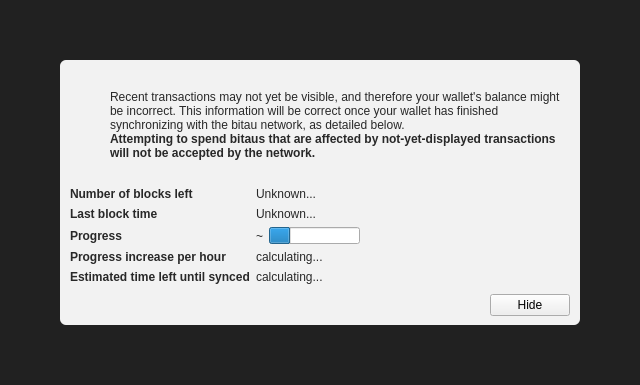
<?xml version="1.0" encoding="UTF-8"?>
<ui version="4.0">
 <class>ModalOverlay</class>
 <widget class="ModalOverlay" name="ModalOverlay">
  <property name="geometry">
   <rect>
    <x>0</x>
    <y>0</y>
    <width>640</width>
    <height>385</height>
   </rect>
  </property>
  <property name="windowTitle">
   <string>Form</string>
  </property>
  <layout class="QVBoxLayout" name="verticalLayout" stretch="0">
   <property name="sizeConstraint">
    <enum>QLayout::SetDefaultConstraint</enum>
   </property>
   <property name="leftMargin">
    <number>0</number>
   </property>
   <property name="topMargin">
    <number>0</number>
   </property>
   <property name="rightMargin">
    <number>0</number>
   </property>
   <property name="bottomMargin">
    <number>0</number>
   </property>
   <item>
    <widget class="QWidget" name="bgWidget" native="true">
     <property name="styleSheet">
      <string notr="true">#bgWidget { background: rgba(0,0,0,220); }</string>
     </property>
     <layout class="QVBoxLayout" name="verticalLayoutMain" stretch="1">
      <property name="leftMargin">
       <number>60</number>
      </property>
      <property name="topMargin">
       <number>60</number>
      </property>
      <property name="rightMargin">
       <number>60</number>
      </property>
      <property name="bottomMargin">
       <number>60</number>
      </property>
      <item>
       <widget class="QWidget" name="contentWidget" native="true">
        <property name="styleSheet">
         <string notr="true">#contentWidget { background: rgba(255,255,255,240); border-radius: 6px; }

QLabel { color: rgb(40,40,40);  }</string>
        </property>
        <layout class="QVBoxLayout" name="verticalLayoutSub" stretch="1,0,0,0">
         <property name="spacing">
          <number>0</number>
         </property>
         <property name="leftMargin">
          <number>10</number>
         </property>
         <property name="topMargin">
          <number>10</number>
         </property>
         <property name="rightMargin">
          <number>10</number>
         </property>
         <property name="bottomMargin">
          <number>10</number>
         </property>
         <item>
          <layout class="QHBoxLayout" name="horizontalLayoutIconText" stretch="0,1">
           <property name="topMargin">
            <number>20</number>
           </property>
           <item>
            <layout class="QVBoxLayout" name="verticalLayoutIcon">
             <property name="leftMargin">
              <number>0</number>
             </property>
             <item>
              <widget class="QPushButton" name="warningIcon">
               <property name="enabled">
                <bool>false</bool>
               </property>
               <property name="text">
                <string/>
               </property>
               <property name="icon">
                <iconset>
                 <normaloff>:/icons/warning</normaloff>
                 <disabledoff>:/icons/warning</disabledoff>:/icons/warning</iconset>
               </property>
               <property name="iconSize">
                <size>
                 <width>48</width>
                 <height>48</height>
                </size>
               </property>
               <property name="flat">
                <bool>true</bool>
               </property>
              </widget>
             </item>
             <item>
              <spacer name="verticalSpacerWarningIcon">
               <property name="orientation">
                <enum>Qt::Vertical</enum>
               </property>
               <property name="sizeHint" stdset="0">
                <size>
                 <width>20</width>
                 <height>40</height>
                </size>
               </property>
              </spacer>
             </item>
            </layout>
           </item>
           <item>
            <layout class="QVBoxLayout" name="verticalLayoutInfoText">
             <property name="leftMargin">
              <number>0</number>
             </property>
             <property name="topMargin">
              <number>0</number>
             </property>
             <item>
              <widget class="QLabel" name="infoText">
               <property name="text">
                <string>Recent transactions may not yet be visible, and therefore your wallet's balance might be incorrect. This information will be correct once your wallet has finished synchronizing with the bitau network, as detailed below.</string>
               </property>
               <property name="textFormat">
                <enum>Qt::RichText</enum>
               </property>
               <property name="wordWrap">
                <bool>true</bool>
               </property>
              </widget>
             </item>
             <item>
              <widget class="QLabel" name="infoTextStrong">
               <property name="font">
                <font>
                 <weight>75</weight>
                 <bold>true</bold>
                </font>
               </property>
               <property name="text">
                <string>Attempting to spend bitaus that are affected by not-yet-displayed transactions will not be accepted by the network.</string>
               </property>
               <property name="textFormat">
                <enum>Qt::RichText</enum>
               </property>
               <property name="wordWrap">
                <bool>true</bool>
               </property>
              </widget>
             </item>
             <item>
              <spacer name="verticalSpacerInTextSpace">
               <property name="orientation">
                <enum>Qt::Vertical</enum>
               </property>
               <property name="sizeHint" stdset="0">
                <size>
                 <width>20</width>
                 <height>40</height>
                </size>
               </property>
              </spacer>
             </item>
            </layout>
           </item>
          </layout>
         </item>
         <item>
          <spacer name="verticalSpacerAfterText">
           <property name="orientation">
            <enum>Qt::Vertical</enum>
           </property>
           <property name="sizeHint" stdset="0">
            <size>
             <width>20</width>
             <height>40</height>
            </size>
           </property>
          </spacer>
         </item>
         <item>
          <layout class="QFormLayout" name="formLayout">
           <property name="fieldGrowthPolicy">
            <enum>QFormLayout::FieldsStayAtSizeHint</enum>
           </property>
           <property name="horizontalSpacing">
            <number>6</number>
           </property>
           <property name="verticalSpacing">
            <number>6</number>
           </property>
           <property name="topMargin">
            <number>10</number>
           </property>
           <item row="0" column="0">
            <widget class="QLabel" name="labelNumberOfBlocksLeft">
             <property name="font">
              <font>
               <weight>75</weight>
               <bold>true</bold>
              </font>
             </property>
             <property name="text">
              <string>Number of blocks left</string>
             </property>
            </widget>
           </item>
           <item row="0" column="1">
            <widget class="QLabel" name="numberOfBlocksLeft">
             <property name="text">
              <string>Unknown...</string>
             </property>
            </widget>
           </item>
           <item row="1" column="0">
            <widget class="QLabel" name="labelLastBlockTime">
             <property name="font">
              <font>
               <weight>75</weight>
               <bold>true</bold>
              </font>
             </property>
             <property name="text">
              <string>Last block time</string>
             </property>
            </widget>
           </item>
           <item row="1" column="1">
            <widget class="QLabel" name="newestBlockDate">
             <property name="sizePolicy">
              <sizepolicy hsizetype="Maximum" vsizetype="Preferred">
               <horstretch>0</horstretch>
               <verstretch>0</verstretch>
              </sizepolicy>
             </property>
             <property name="text">
              <string>Unknown...</string>
             </property>
            </widget>
           </item>
           <item row="2" column="0">
            <widget class="QLabel" name="labelSyncDone">
             <property name="font">
              <font>
               <weight>75</weight>
               <bold>true</bold>
              </font>
             </property>
             <property name="text">
              <string>Progress</string>
             </property>
            </widget>
           </item>
           <item row="2" column="1">
            <layout class="QHBoxLayout" name="horizontalLayoutSync" stretch="0,1">
             <item>
              <widget class="QLabel" name="percentageProgress">
               <property name="text">
                <string notr="true">~</string>
               </property>
              </widget>
             </item>
             <item>
              <widget class="QProgressBar" name="progressBar">
               <property name="value">
                <number>24</number>
               </property>
               <property name="format">
                <string/>
               </property>
              </widget>
             </item>
            </layout>
           </item>
           <item row="4" column="0">
            <widget class="QLabel" name="labelProgressIncrease">
             <property name="font">
              <font>
               <weight>75</weight>
               <bold>true</bold>
              </font>
             </property>
             <property name="text">
              <string>Progress increase per hour</string>
             </property>
            </widget>
           </item>
           <item row="4" column="1">
            <widget class="QLabel" name="progressIncreasePerH">
             <property name="text">
              <string>calculating...</string>
             </property>
            </widget>
           </item>
           <item row="5" column="0">
            <widget class="QLabel" name="labelEstimatedTimeLeft">
             <property name="font">
              <font>
               <weight>75</weight>
               <bold>true</bold>
              </font>
             </property>
             <property name="text">
              <string>Estimated time left until synced</string>
             </property>
            </widget>
           </item>
           <item row="5" column="1">
            <widget class="QLabel" name="expectedTimeLeft">
             <property name="text">
              <string>calculating...</string>
             </property>
            </widget>
           </item>
          </layout>
         </item>
         <item>
          <layout class="QHBoxLayout" name="horizontalLayoutButtons">
           <property name="leftMargin">
            <number>10</number>
           </property>
           <property name="topMargin">
            <number>10</number>
           </property>
           <item>
            <spacer name="horizontalSpacer">
             <property name="orientation">
              <enum>Qt::Horizontal</enum>
             </property>
             <property name="sizeHint" stdset="0">
              <size>
               <width>40</width>
               <height>20</height>
              </size>
             </property>
            </spacer>
           </item>
           <item>
            <widget class="QPushButton" name="closeButton">
             <property name="text">
              <string>Hide</string>
             </property>
            </widget>
           </item>
          </layout>
         </item>
        </layout>
       </widget>
      </item>
     </layout>
    </widget>
   </item>
  </layout>
 </widget>
 <customwidgets>
  <customwidget>
   <class>ModalOverlay</class>
   <extends>QWidget</extends>
   <header>modaloverlay.h</header>
   <container>1</container>
  </customwidget>
 </customwidgets>
 <resources/>
 <connections/>
</ui>
